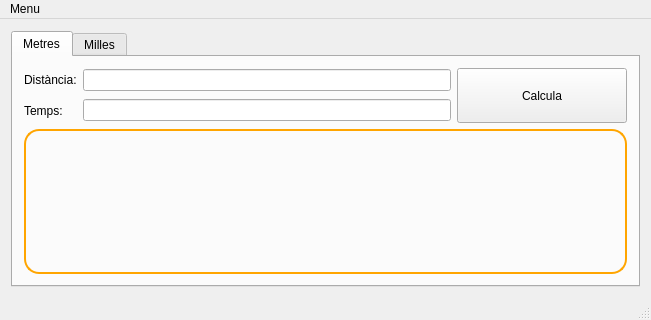
<?xml version="1.0" encoding="UTF-8"?>
<ui version="4.0">
 <class>MainWindow</class>
 <widget class="QMainWindow" name="MainWindow">
  <property name="geometry">
   <rect>
    <x>0</x>
    <y>0</y>
    <width>651</width>
    <height>320</height>
   </rect>
  </property>
  <property name="windowTitle">
   <string>MainWindow</string>
  </property>
  <property name="styleSheet">
   <string notr="true"/>
  </property>
  <widget class="QWidget" name="centralWidget">
   <layout class="QGridLayout" name="gridLayout">
    <item row="0" column="0">
     <spacer name="verticalSpacer">
      <property name="orientation">
       <enum>Qt::Vertical</enum>
      </property>
      <property name="sizeType">
       <enum>QSizePolicy::Fixed</enum>
      </property>
      <property name="sizeHint" stdset="0">
       <size>
        <width>20</width>
        <height>1</height>
       </size>
      </property>
     </spacer>
    </item>
    <item row="1" column="0">
     <widget class="QTabWidget" name="tabWidget">
      <property name="currentIndex">
       <number>0</number>
      </property>
      <widget class="QWidget" name="tab">
       <attribute name="title">
        <string>Metres</string>
       </attribute>
       <layout class="QGridLayout" name="gridLayout_5">
        <item row="0" column="0">
         <layout class="QGridLayout" name="gridLayout_2">
          <item row="0" column="0">
           <widget class="QLabel" name="label_4">
            <property name="text">
             <string>Distància:</string>
            </property>
           </widget>
          </item>
          <item row="0" column="1">
           <widget class="QLineEdit" name="lineEdit_3">
            <property name="alignment">
             <set>Qt::AlignCenter</set>
            </property>
           </widget>
          </item>
          <item row="0" column="2" rowspan="2">
           <widget class="QPushButton" name="pushButton_2">
            <property name="minimumSize">
             <size>
              <width>170</width>
              <height>55</height>
             </size>
            </property>
            <property name="text">
             <string>Calcula</string>
            </property>
           </widget>
          </item>
          <item row="1" column="0">
           <widget class="QLabel" name="label_5">
            <property name="text">
             <string>Temps:</string>
            </property>
           </widget>
          </item>
          <item row="1" column="1">
           <widget class="QLineEdit" name="lineEdit_4">
            <property name="alignment">
             <set>Qt::AlignCenter</set>
            </property>
           </widget>
          </item>
          <item row="2" column="0" colspan="3">
           <widget class="QLabel" name="label_6">
            <property name="font">
             <font>
              <pointsize>36</pointsize>
              <italic>true</italic>
             </font>
            </property>
            <property name="styleSheet">
             <string notr="true">border: 2px solid orange; border-radius: 15px;
</string>
            </property>
            <property name="text">
             <string/>
            </property>
            <property name="alignment">
             <set>Qt::AlignCenter</set>
            </property>
           </widget>
          </item>
         </layout>
        </item>
       </layout>
      </widget>
      <widget class="QWidget" name="tab_2">
       <attribute name="title">
        <string>Milles</string>
       </attribute>
       <layout class="QGridLayout" name="gridLayout_4">
        <item row="0" column="0">
         <layout class="QGridLayout" name="gridLayout_3">
          <item row="0" column="0">
           <widget class="QLabel" name="label">
            <property name="text">
             <string>Distància:</string>
            </property>
           </widget>
          </item>
          <item row="0" column="1">
           <widget class="QLineEdit" name="lineEdit">
            <property name="alignment">
             <set>Qt::AlignCenter</set>
            </property>
           </widget>
          </item>
          <item row="0" column="2" rowspan="2">
           <widget class="QPushButton" name="pushButton">
            <property name="minimumSize">
             <size>
              <width>170</width>
              <height>55</height>
             </size>
            </property>
            <property name="text">
             <string>Calcula</string>
            </property>
           </widget>
          </item>
          <item row="1" column="0">
           <widget class="QLabel" name="label_2">
            <property name="text">
             <string>Temps:</string>
            </property>
           </widget>
          </item>
          <item row="1" column="1">
           <widget class="QLineEdit" name="lineEdit_2">
            <property name="alignment">
             <set>Qt::AlignCenter</set>
            </property>
           </widget>
          </item>
          <item row="2" column="0" colspan="3">
           <widget class="QLabel" name="label_3">
            <property name="font">
             <font>
              <pointsize>36</pointsize>
              <weight>75</weight>
              <italic>true</italic>
              <bold>true</bold>
             </font>
            </property>
            <property name="styleSheet">
             <string notr="true">border: 2px solid orange; border-radius: 15px;
</string>
            </property>
            <property name="text">
             <string/>
            </property>
            <property name="alignment">
             <set>Qt::AlignCenter</set>
            </property>
           </widget>
          </item>
         </layout>
        </item>
       </layout>
      </widget>
     </widget>
    </item>
   </layout>
  </widget>
  <widget class="QMenuBar" name="menuBar">
   <property name="geometry">
    <rect>
     <x>0</x>
     <y>0</y>
     <width>651</width>
     <height>22</height>
    </rect>
   </property>
   <widget class="QMenu" name="menuMenu">
    <property name="title">
     <string>Menu</string>
    </property>
    <addaction name="actionSortida"/>
   </widget>
   <addaction name="menuMenu"/>
  </widget>
  <widget class="QStatusBar" name="statusBar"/>
  <action name="actionSortida">
   <property name="text">
    <string>Sortida</string>
   </property>
  </action>
 </widget>
 <layoutdefault spacing="6" margin="11"/>
 <resources/>
 <connections>
  <connection>
   <sender>actionSortida</sender>
   <signal>triggered()</signal>
   <receiver>MainWindow</receiver>
   <slot>close()</slot>
   <hints>
    <hint type="sourcelabel">
     <x>-1</x>
     <y>-1</y>
    </hint>
    <hint type="destinationlabel">
     <x>325</x>
     <y>159</y>
    </hint>
   </hints>
  </connection>
 </connections>
</ui>
